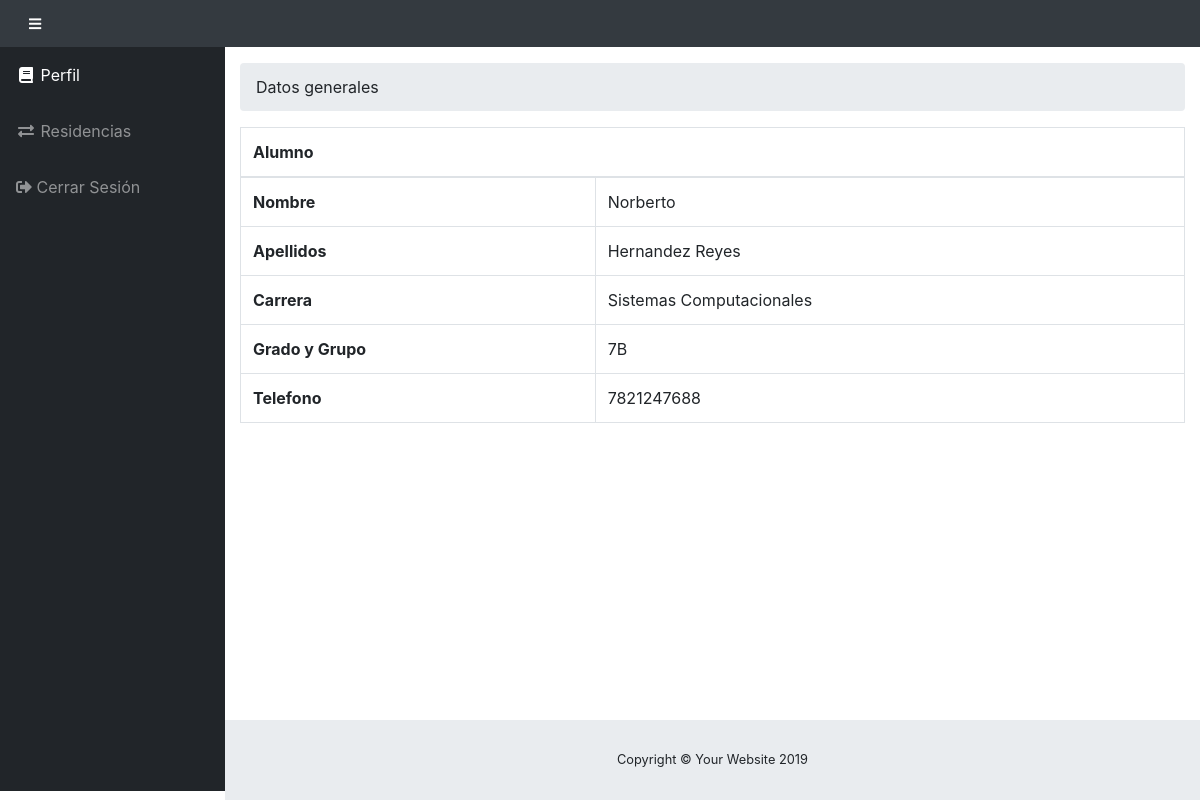
/views/perfil_alumno.php (signed in), run on the app's committed database.
### tables this page shows
CREATE TABLE `Alumno` (
  `id_alumno` int(50) NOT NULL,
  `a_nombre` varchar(250) NOT NULL,
  `a_ape_paterno` varchar(250) NOT NULL,
  `a_ape_materno` varchar(250) NOT NULL,
  `carrera` varchar(250) NOT NULL,
  `grado` varchar(250) NOT NULL,
  `grupo` varchar(250) NOT NULL,
  `a_telefono` varchar(12) NOT NULL,
  `a_correo` varchar(250) NOT NULL,
  `contrasena` varchar(250) NOT NULL
);

### views/perfil_alumno.php (the view, shortened to what this page needs)
<!DOCTYPE html>
<html lang="en">
<head>
    <link href="../vendor/fontawesome-free/css/all.min.css" rel="stylesheet" type="text/css">
    <link href="../vendor/datatables/dataTables.bootstrap4.css" rel="stylesheet">
    <link href="../css/sb-admin.css" rel="stylesheet">
</head>
<body id="page-top">
    <nav class="navbar navbar-expand navbar-primary bg-dark static-top">
        <button class="btn btn-link btn-sm text-white order-1 order-sm-0" id="sidebarToggle" href="#">
            <i class="fas fa-bars"></i>
        </button>
    </nav>
    <div id="wrapper">
        <ul class="sidebar navbar-nav">
            <li class="nav-item active">
                <a class="nav-link" href="../views/perfil_alumno.php">
                    <i class="fas fa-fw fa-book"></i>
                    <span>Perfil</span>
                </a>
            </li>
            <li class="nav-item">
                <a class="nav-link" href="../views/residencias_alumno.php">
                    <i class="fas fa-fw fa-exchange-alt"></i>
                    <span>Residencias</span></a>
            </li>
            <li class="nav-item">
                <a class="nav-link" href="../controllers/logout.php">
                    <i class="fas fa-sign-out-alt"></i>
                    <span>Cerrar Sesión</span></a>
            </li>
        </ul>
        <div id="content-wrapper">
            <div class="container-fluid">
                <ol class="breadcrumb">
                    <li class="breadcrumb-item">
                        <a>Datos generales</a>
                    </li>
                </ol>
                <section id="tabla_resultado">
                    <?php
                    $num_c = $_SESSION['id_alumno'];
                    include '../db/conexion.php';
                    $sql = "SELECT * FROM Alumno  WHERE id_alumno = $num_c";
                    $resultado = $conn->query($sql);
                    if ($resultado->num_rows > 0) {
                        while ($row = $resultado->fetch_assoc()) {
                            ?>
                        <table class="table table-bordered">
                            <thead>
                                <tr>
                                    <th scope="col" colspan="2">Alumno</th>
                                </tr>
                            </thead>
                            <tbody>
                                <tr>
                                    <th scope="row">Nombre</th>
                                    <td><? echo $row['a_nombre']; ?></td>
                                </tr>
                                <tr>
                                    <th scope="row">Apellidos</th>
                                    <td><? echo $row['a_ape_paterno']; ?>  <? echo $row['a_ape_materno']; ?> </td>
                                </tr>
                                <tr>
                                    <th scope="row">Carrera</th>
                                    <td><? echo $row['carrera']; ?></td>
                                </tr>
                                <tr>
                                    <th scope="row">Grado y Grupo</th>
                                    <td><? echo $row['grado']; echo $row['grupo']; ?></td>
                                </tr>
                                <tr>
                                    <th scope="row">Telefono</th>
                                    <td><? echo $row['a_telefono']; ?></td>
                                </tr>
                            </tbody>
                        </table>
                    <?php
                        }
                    }
                    ?>
                </section>
                <footer class="sticky-footer">
                    <div class="container my-auto">
                        <div class="copyright text-center my-auto">
                            <span>Copyright © Your Website 2019</span>
                        </div>
                    </div>
                </footer>
            </div>
        </div>
</body>
</html>

### data on the page
alumno: a_nombre "Norberto", a_ape_paterno "Hernandez", a_ape_materno "Reyes", carrera "Sistemas Computacionales", grado "7", grupo "B", a_telefono "7821247688"
